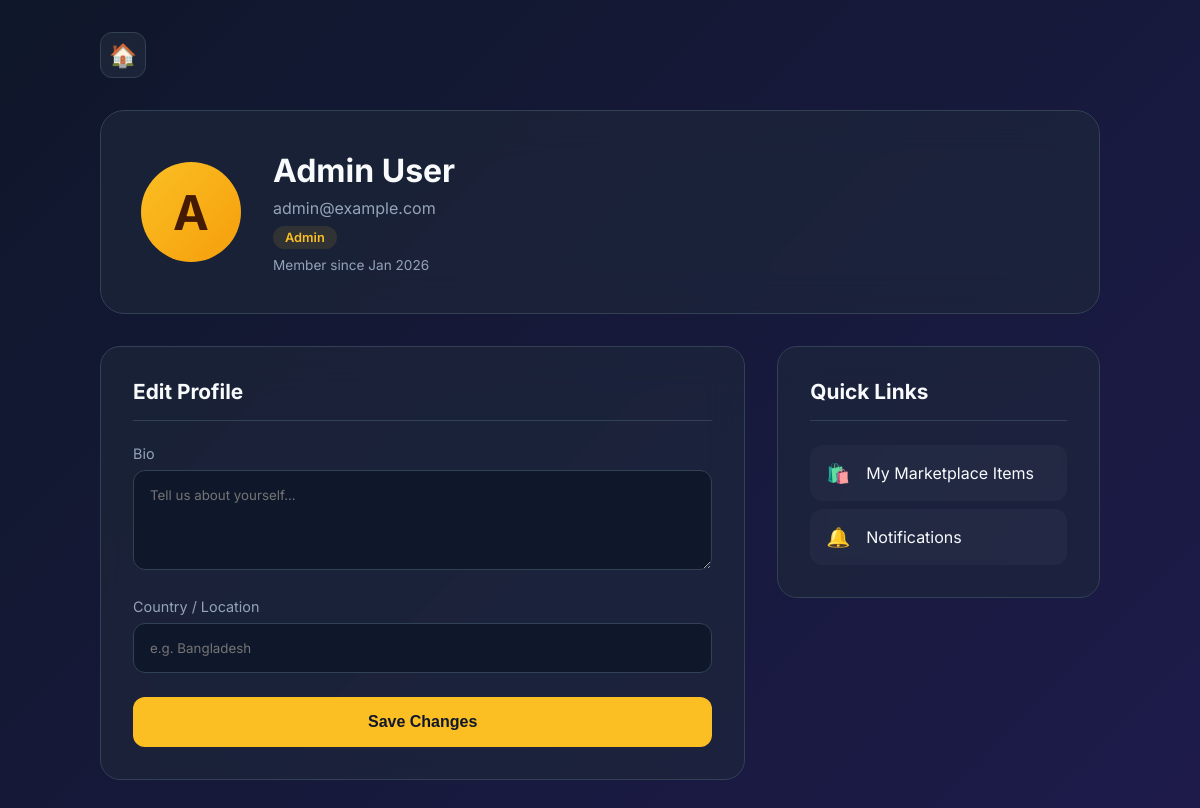
Page /profile.php (signed in) on the committed database.
### tables this page shows
CREATE TABLE IF NOT EXISTS USER (
  UserID       INT AUTO_INCREMENT PRIMARY KEY,
  FullName     VARCHAR(100) NOT NULL,
  Email        VARCHAR(100) NOT NULL UNIQUE,
  Phone        VARCHAR(20)  NOT NULL,
  PasswordHash VARCHAR(255) NOT NULL,
  Role         ENUM('Student','Owner','ServiceProvider','Admin') NOT NULL DEFAULT 'Student',
  AgeGroup     ENUM('18-21','22-25','26-30','Over30') NOT NULL,
  LivingStatus ENUM('Alone','Roommates','Family','Hostel') NOT NULL,
  Bio          TEXT NULL,
  Country      VARCHAR(100) NULL,
  CreatedAt    DATETIME NOT NULL DEFAULT CURRENT_TIMESTAMP,
  Status       ENUM('Active','Blocked','Suspended') NOT NULL DEFAULT 'Active'
);

### profile.php (the view, shortened to what this page needs)
<?php
include 'config.php';
$userId = $_SESSION['user_id'];
$stmt = $conn->prepare("SELECT FullName, Email, Role, CreatedAt, Bio, Country FROM USER WHERE UserID = ?");
$stmt->bind_param("i", $userId);
$stmt->execute();
$user = $stmt->get_result()->fetch_assoc();
?>
<!DOCTYPE html>
<html lang="en">
<head>
</head>
<body>
    <div class="container">
        <a href="index.php" class="home-btn">🏠</a>
        <div class="profile-header">
            <div class="avatar">
                <?php echo strtoupper(substr($user['FullName'], 0, 1)); ?>
            </div>
            <div class="user-info">
                <h1>
                    <?php echo htmlspecialchars($user['FullName']); ?>
                </h1>
                <p>
                    <?php echo htmlspecialchars($user['Email']); ?>
                </p>
                <span class="role-badge">
                    <?php echo htmlspecialchars($user['Role']); ?>
                </span>
                <p style="margin-top:0.5rem; font-size:0.85rem;">Member since
                    <?php echo date('M Y', strtotime($user['CreatedAt'])); ?>
                </p>
            </div>
        </div>
        <div class="grid">
            <div class="main-col">
                <div class="card">
                    <h2>Edit Profile</h2>
                    <form method="POST">
                        <div class="form-group">
                            <label>Bio</label>
                            <textarea name="bio"
                                placeholder="Tell us about yourself..."><?php echo htmlspecialchars($user['Bio'] ?? ''); ?></textarea>
                        </div>
                        <div class="form-group">
                            <label>Country / Location</label>
                            <input type="text" name="country"
                                value="<?php echo htmlspecialchars($user['Country'] ?? ''); ?>"
                                placeholder="e.g. Bangladesh">
                        </div>
                        <button type="submit" class="btn">Save Changes</button>
                    </form>
                </div>
            </div>
            <div class="side-col">
                <div class="card">
                    <h2>Quick Links</h2>
                    <div class="link-list">
                        <a href="marketplace_list.php" class="link-item">
                            <span class="l-icon">🛍️</span> My Marketplace Items
                        </a>
                        <a href="notifications.php" class="link-item">
                            <span class="l-icon">🔔</span> Notifications
                        </a>
                    </div>
                </div>
            </div>
        </div>
    </div>
</body>
</html>

### profile.php (style rules this page uses)
:root { --bg: #0f172a; --surface: #1e293b; --text: #f8fafc; --text-muted: #94a3b8; --accent: #fbbf24; --border: #334155; --success: #22c55e; --error: #ef4444; }
body { margin: 0; font-family: 'Inter', sans-serif; background: linear-gradient(135deg, #0f172a 0%, #1e1b4b 100%); color: var(--text); min-height: 100vh; padding: 2rem 1rem; }
.container { max-width: 1000px; margin: 0 auto; }
.home-btn { display: inline-flex; align-items: center; justify-content: center; width: 44px; height: 44px; background: rgba(30, 41, 59, 0.8); border: 1px solid var(--border); border-radius: 12px; color: white; text-decoration: none; font-size: 1.4rem; margin-bottom: 2rem; backdrop-filter: blur(10px); }
.profile-header { background: rgba(30, 41, 59, 0.6); backdrop-filter: blur(20px); border: 1px solid var(--border); border-radius: 24px; padding: 2.5rem; display: flex; align-items: center; gap: 2rem; margin-bottom: 2rem; flex-wrap: wrap; }
.avatar { width: 100px; height: 100px; border-radius: 50%; background: linear-gradient(135deg, var(--accent), #f59e0b); display: flex; align-items: center; justify-content: center; font-size: 3rem; font-weight: 700; color: #451a03; }
.user-info h1 { margin: 0 0 0.5rem 0; font-size: 2rem; }
.user-info p { margin: 0; color: var(--text-muted); }
.role-badge { display: inline-block; background: rgba(251, 191, 36, 0.1); color: var(--accent); padding: 4px 12px; border-radius: 99px; font-size: 0.8rem; font-weight: 600; margin-top: 0.5rem; }
.grid { display: grid; grid-template-columns: 1fr; gap: 2rem; }
@media (min-width: 900px) { .grid { grid-template-columns: 2fr 1fr; } }
.card { background: rgba(30, 41, 59, 0.6); backdrop-filter: blur(20px); border: 1px solid var(--border); border-radius: 20px; padding: 2rem; margin-bottom: 2rem; }
h2 { margin: 0 0 1.5rem 0; font-size: 1.3rem; border-bottom: 1px solid var(--border); padding-bottom: 1rem; }
.form-group { margin-bottom: 1.5rem; }
.form-group label { display: block; margin-bottom: 0.5rem; color: var(--text-muted); font-size: 0.9rem; }
input, textarea { width: 100%; background: #0f172a; border: 1px solid var(--border); border-radius: 12px; color: white; padding: 1rem; font-family: inherit; box-sizing: border-box; }
textarea { min-height: 100px; resize: vertical; }
.btn { background: var(--accent); color: #0f172a; font-weight: 700; padding: 1rem 2rem; border: none; border-radius: 12px; cursor: pointer; font-size: 1rem; width: 100%; }
.link-list { display: flex; flex-direction: column; gap: 0.5rem; }
.link-item { display: flex; align-items: center; padding: 1rem; background: rgba(255, 255, 255, 0.03); border-radius: 12px; color: var(--text); text-decoration: none; transition: 0.2s; }
.l-icon { margin-right: 1rem; font-size: 1.2rem; }

### rows in the picture
user: FullName "A", FullName "Admin User", Email "admin@example.com", Role "Admin", CreatedAt "Jan 2026"
